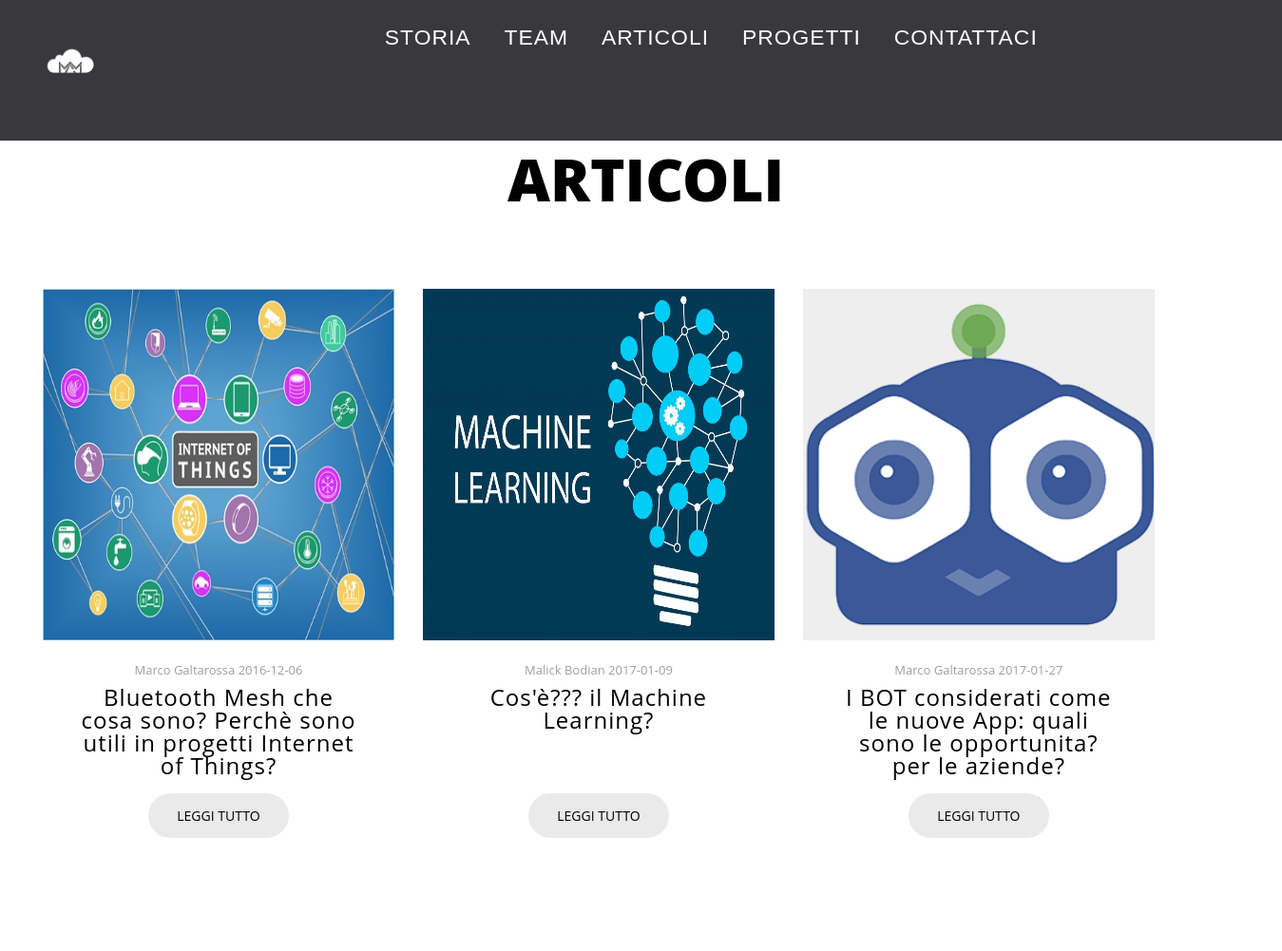
The app's page /articoli.php with its own data.
### tables this page shows
CREATE TABLE `immagini` (
  `id` int(11) NOT NULL,
  `alt` varchar(50) NOT NULL,
  `src` varchar(50) NOT NULL,
  `title` varchar(50) NOT NULL,
  `href` varchar(50) NOT NULL,
  `titolo` varchar(250) DEFAULT NULL,
  `autore` varchar(50) DEFAULT NULL,
  `data` date DEFAULT NULL
);

### articoli.php (the view, shortened to what this page needs)
	<div class="boxpagina2">
		<div class="pagina2">
			<?php
		        $query = mysql_query("select * from pagine");
				$ris = mysql_fetch_array($query);
				if($ris['pagina']= "ARTICOLI") echo $ris['pagina'];
			?>
		</div>
	</div>
<div class="boxpaginaarticolo">
<?php
	$query = mysql_query("select * from immagini");
	while($ris = mysql_fetch_array($query)){
		echo"
			<div class=\"boxarticolo\">
				<div class=\"imagearticolo\">
				<a href=\"$ris[href]\"  class=\"aarticolo\"></a>
				<img src=\"$ris[src]\"class=\"imgarticolo\"></img>
				</div>
				<div class=\"boxscrittaarticolo\">
					<div class=\"boxautore\">
						<p class=\"autore\"> $ris[autore]  $ris[data] </p>
				</div>
					<h3 class=\"smalltitle\"><a href=\"$ris[href]\"> $ris[titolo] </a></h3>
					<a class=\"bottonegrigio\" href=\"$ris[href]\">Leggi Tutto</a>
			</div>
		</div>";
	}
?>

### records on screen
immagini: src (picture), autore "Marco Galtarossa", data "2016-12-06", titolo "Bluetooth Mesh che cosa sono? Perchè sono utili in progetti Internet of Things?"
immagini: src (picture), autore "Malick Bodian", data "2017-01-09", titolo "Cos'è??? il Machine Learning?"
immagini: src (picture), autore "Marco Galtarossa", data "2017-01-27", titolo "I BOT considerati come le nuove App: quali sono le opportunita? per le aziende?"

### other values on screen
$ris['pagina'] "ARTICOLI"
